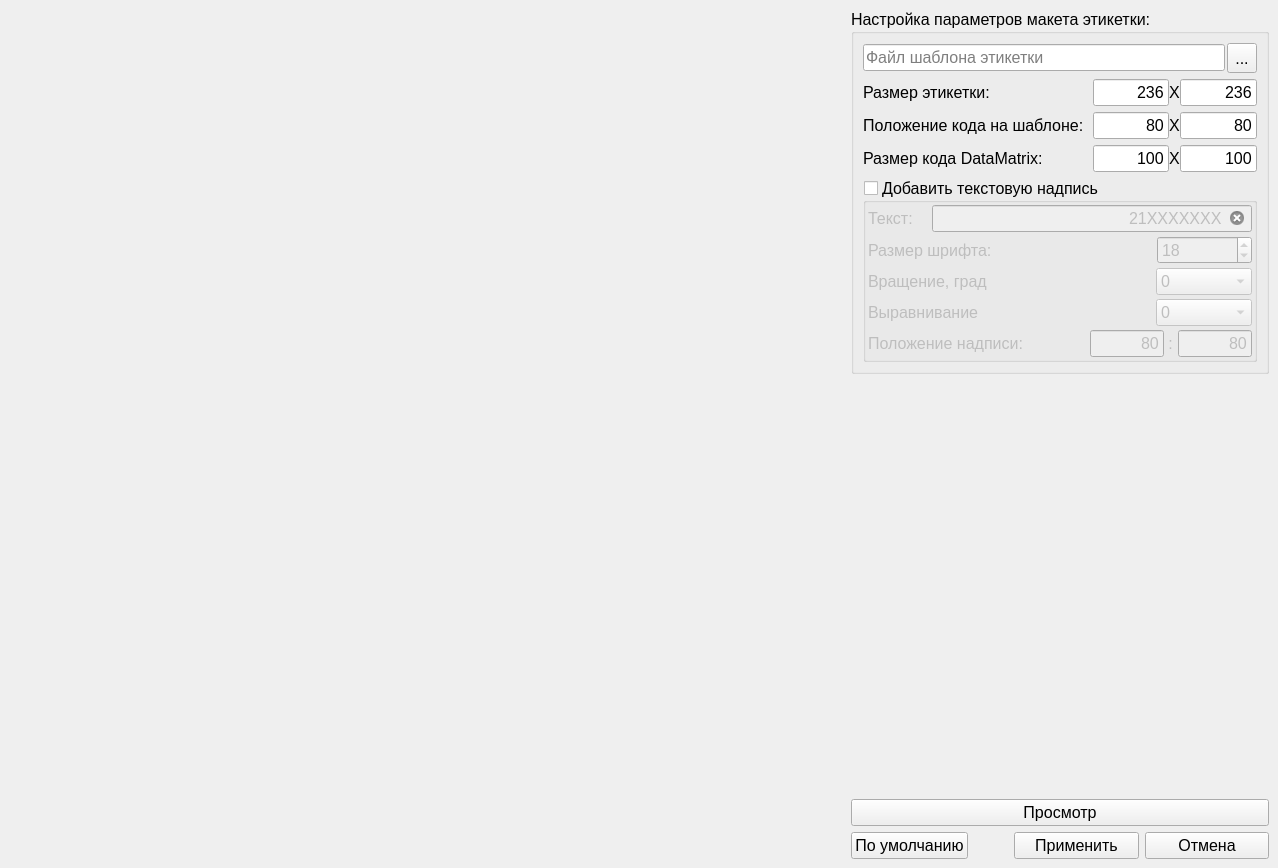
<?xml version="1.0" encoding="UTF-8"?>
<ui version="4.0">
 <class>LayoutWindow</class>
 <widget class="QMainWindow" name="LayoutWindow">
  <property name="windowModality">
   <enum>Qt::WindowModal</enum>
  </property>
  <property name="geometry">
   <rect>
    <x>0</x>
    <y>0</y>
    <width>1278</width>
    <height>868</height>
   </rect>
  </property>
  <property name="font">
   <font>
    <family>Segoe UI</family>
    <pointsize>12</pointsize>
   </font>
  </property>
  <property name="windowTitle">
   <string>Настройка параметров макета</string>
  </property>
  <widget class="QWidget" name="centralwidget">
   <layout class="QVBoxLayout" name="verticalLayout_2">
    <item>
     <layout class="QHBoxLayout" name="horizontalLayout" stretch="2,1">
      <item>
       <widget class="QLabel" name="lbImage">
        <property name="text">
         <string/>
        </property>
       </widget>
      </item>
      <item>
       <layout class="QVBoxLayout" name="verticalLayout">
        <item>
         <widget class="QGroupBox" name="gbBlank">
          <property name="title">
           <string>Настройка параметров макета этикетки:</string>
          </property>
          <layout class="QVBoxLayout" name="verticalLayout_4" stretch="0,0,0,0,0">
           <item>
            <layout class="QHBoxLayout" name="horizontalLayout_16" stretch="0,0">
             <property name="spacing">
              <number>2</number>
             </property>
             <property name="sizeConstraint">
              <enum>QLayout::SetDefaultConstraint</enum>
             </property>
             <property name="bottomMargin">
              <number>0</number>
             </property>
             <item>
              <widget class="QLineEdit" name="leBack">
               <property name="maxLength">
                <number>255</number>
               </property>
               <property name="placeholderText">
                <string>Файл шаблона этикетки</string>
               </property>
               <property name="clearButtonEnabled">
                <bool>false</bool>
               </property>
              </widget>
             </item>
             <item>
              <widget class="QToolButton" name="btnOpenBack">
               <property name="minimumSize">
                <size>
                 <width>30</width>
                 <height>30</height>
                </size>
               </property>
               <property name="text">
                <string>...</string>
               </property>
               <property name="icon">
                <iconset>
                 <normaloff>sources/img/add_box_3d.png</normaloff>sources/img/add_box_3d.png</iconset>
               </property>
              </widget>
             </item>
            </layout>
           </item>
           <item>
            <layout class="QHBoxLayout" name="horizontalLayout_32" stretch="3,1,0,1">
             <property name="spacing">
              <number>0</number>
             </property>
             <item>
              <widget class="QLabel" name="label_29">
               <property name="text">
                <string>Размер этикетки:</string>
               </property>
              </widget>
             </item>
             <item>
              <widget class="QLineEdit" name="leLabelWidth">
               <property name="enabled">
                <bool>true</bool>
               </property>
               <property name="inputMethodHints">
                <set>Qt::ImhDigitsOnly</set>
               </property>
               <property name="text">
                <string>236</string>
               </property>
               <property name="alignment">
                <set>Qt::AlignRight|Qt::AlignTrailing|Qt::AlignVCenter</set>
               </property>
              </widget>
             </item>
             <item>
              <widget class="QLabel" name="label_38">
               <property name="text">
                <string>X</string>
               </property>
              </widget>
             </item>
             <item>
              <widget class="QLineEdit" name="leLabelHeight">
               <property name="inputMethodHints">
                <set>Qt::ImhDigitsOnly</set>
               </property>
               <property name="text">
                <string>236</string>
               </property>
               <property name="alignment">
                <set>Qt::AlignRight|Qt::AlignTrailing|Qt::AlignVCenter</set>
               </property>
              </widget>
             </item>
            </layout>
           </item>
           <item>
            <layout class="QHBoxLayout" name="horizontalLayout_28" stretch="3,1,0,1">
             <property name="spacing">
              <number>0</number>
             </property>
             <item>
              <widget class="QLabel" name="label_27">
               <property name="text">
                <string>Положение кода на шаблоне:</string>
               </property>
              </widget>
             </item>
             <item>
              <widget class="QLineEdit" name="leLeft">
               <property name="enabled">
                <bool>true</bool>
               </property>
               <property name="inputMethodHints">
                <set>Qt::ImhDigitsOnly</set>
               </property>
               <property name="text">
                <string>80</string>
               </property>
               <property name="maxLength">
                <number>4</number>
               </property>
               <property name="alignment">
                <set>Qt::AlignRight|Qt::AlignTrailing|Qt::AlignVCenter</set>
               </property>
              </widget>
             </item>
             <item>
              <widget class="QLabel" name="label_32">
               <property name="text">
                <string>Х</string>
               </property>
              </widget>
             </item>
             <item>
              <widget class="QLineEdit" name="leTop">
               <property name="inputMethodHints">
                <set>Qt::ImhDigitsOnly</set>
               </property>
               <property name="text">
                <string>80</string>
               </property>
               <property name="alignment">
                <set>Qt::AlignRight|Qt::AlignTrailing|Qt::AlignVCenter</set>
               </property>
              </widget>
             </item>
            </layout>
           </item>
           <item>
            <layout class="QHBoxLayout" name="horizontalLayout_31" stretch="3,1,0,1">
             <property name="spacing">
              <number>0</number>
             </property>
             <item>
              <widget class="QLabel" name="label_28">
               <property name="text">
                <string>Размер кода DataMatrix:</string>
               </property>
              </widget>
             </item>
             <item>
              <widget class="QLineEdit" name="leWidth">
               <property name="enabled">
                <bool>true</bool>
               </property>
               <property name="inputMethodHints">
                <set>Qt::ImhDigitsOnly</set>
               </property>
               <property name="text">
                <string>100</string>
               </property>
               <property name="alignment">
                <set>Qt::AlignRight|Qt::AlignTrailing|Qt::AlignVCenter</set>
               </property>
              </widget>
             </item>
             <item>
              <widget class="QLabel" name="label_36">
               <property name="text">
                <string>X</string>
               </property>
              </widget>
             </item>
             <item>
              <widget class="QLineEdit" name="leHeight">
               <property name="inputMethodHints">
                <set>Qt::ImhDigitsOnly</set>
               </property>
               <property name="text">
                <string>100</string>
               </property>
               <property name="alignment">
                <set>Qt::AlignRight|Qt::AlignTrailing|Qt::AlignVCenter</set>
               </property>
              </widget>
             </item>
            </layout>
           </item>
           <item>
            <widget class="QGroupBox" name="cbText">
             <property name="title">
              <string>Добавить текстовую надпись</string>
             </property>
             <property name="checkable">
              <bool>true</bool>
             </property>
             <property name="checked">
              <bool>false</bool>
             </property>
             <layout class="QVBoxLayout" name="verticalLayout_10" stretch="0,0,0,0,0">
              <property name="spacing">
               <number>4</number>
              </property>
              <property name="leftMargin">
               <number>2</number>
              </property>
              <property name="topMargin">
               <number>2</number>
              </property>
              <property name="rightMargin">
               <number>2</number>
              </property>
              <property name="bottomMargin">
               <number>2</number>
              </property>
              <item>
               <layout class="QHBoxLayout" name="horizontalLayout_19" stretch="1,5">
                <property name="spacing">
                 <number>0</number>
                </property>
                <item>
                 <widget class="QLabel" name="label_14">
                  <property name="text">
                   <string>Текст:</string>
                  </property>
                 </widget>
                </item>
                <item>
                 <widget class="QLineEdit" name="leSampleText">
                  <property name="enabled">
                   <bool>false</bool>
                  </property>
                  <property name="text">
                   <string>21XXXXXXX</string>
                  </property>
                  <property name="maxLength">
                   <number>20</number>
                  </property>
                  <property name="alignment">
                   <set>Qt::AlignRight|Qt::AlignTrailing|Qt::AlignVCenter</set>
                  </property>
                  <property name="clearButtonEnabled">
                   <bool>true</bool>
                  </property>
                 </widget>
                </item>
               </layout>
              </item>
              <item>
               <layout class="QHBoxLayout" name="horizontalLayout_15" stretch="3,1">
                <item>
                 <widget class="QLabel" name="label_13">
                  <property name="text">
                   <string>Размер шрифта:</string>
                  </property>
                  <property name="alignment">
                   <set>Qt::AlignLeading|Qt::AlignLeft|Qt::AlignVCenter</set>
                  </property>
                 </widget>
                </item>
                <item>
                 <widget class="QSpinBox" name="sbFontSize">
                  <property name="enabled">
                   <bool>false</bool>
                  </property>
                  <property name="inputMethodHints">
                   <set>Qt::ImhDigitsOnly</set>
                  </property>
                  <property name="minimum">
                   <number>1</number>
                  </property>
                  <property name="maximum">
                   <number>48</number>
                  </property>
                  <property name="value">
                   <number>18</number>
                  </property>
                 </widget>
                </item>
               </layout>
              </item>
              <item>
               <layout class="QHBoxLayout" name="horizontalLayout_25" stretch="3,1">
                <property name="spacing">
                 <number>0</number>
                </property>
                <item>
                 <widget class="QLabel" name="label_19">
                  <property name="text">
                   <string>Вращение, град</string>
                  </property>
                 </widget>
                </item>
                <item>
                 <widget class="QComboBox" name="cbTextRotate">
                  <property name="layoutDirection">
                   <enum>Qt::LeftToRight</enum>
                  </property>
                  <property name="inputMethodHints">
                   <set>Qt::ImhDigitsOnly</set>
                  </property>
                  <item>
                   <property name="text">
                    <string extracomment="N">0</string>
                   </property>
                  </item>
                  <item>
                   <property name="text">
                    <string extracomment="R">90</string>
                   </property>
                  </item>
                  <item>
                   <property name="text">
                    <string extracomment="I">180</string>
                   </property>
                  </item>
                  <item>
                   <property name="text">
                    <string extracomment="B">270</string>
                   </property>
                  </item>
                 </widget>
                </item>
               </layout>
              </item>
              <item>
               <layout class="QHBoxLayout" name="horizontalLayout_26" stretch="3,1">
                <property name="spacing">
                 <number>0</number>
                </property>
                <item>
                 <widget class="QLabel" name="label_21">
                  <property name="text">
                   <string>Выравнивание</string>
                  </property>
                 </widget>
                </item>
                <item>
                 <widget class="QComboBox" name="cbTextAllign">
                  <property name="layoutDirection">
                   <enum>Qt::LeftToRight</enum>
                  </property>
                  <property name="inputMethodHints">
                   <set>Qt::ImhDigitsOnly</set>
                  </property>
                  <item>
                   <property name="text">
                    <string extracomment="N">0</string>
                   </property>
                  </item>
                  <item>
                   <property name="text">
                    <string extracomment="R">90</string>
                   </property>
                  </item>
                  <item>
                   <property name="text">
                    <string extracomment="I">180</string>
                   </property>
                  </item>
                  <item>
                   <property name="text">
                    <string extracomment="B">270</string>
                   </property>
                  </item>
                 </widget>
                </item>
               </layout>
              </item>
              <item>
               <layout class="QHBoxLayout" name="horizontalLayout_30" stretch="3,1,0,1">
                <property name="spacing">
                 <number>0</number>
                </property>
                <item>
                 <widget class="QLabel" name="label_25">
                  <property name="text">
                   <string>Положение надписи:</string>
                  </property>
                 </widget>
                </item>
                <item>
                 <widget class="QLineEdit" name="leTextLeft">
                  <property name="enabled">
                   <bool>false</bool>
                  </property>
                  <property name="inputMethodHints">
                   <set>Qt::ImhDigitsOnly</set>
                  </property>
                  <property name="text">
                   <string>80</string>
                  </property>
                  <property name="alignment">
                   <set>Qt::AlignRight|Qt::AlignTrailing|Qt::AlignVCenter</set>
                  </property>
                 </widget>
                </item>
                <item>
                 <widget class="QLabel" name="label_37">
                  <property name="text">
                   <string> : </string>
                  </property>
                 </widget>
                </item>
                <item>
                 <widget class="QLineEdit" name="leTextTop">
                  <property name="inputMethodHints">
                   <set>Qt::ImhDigitsOnly</set>
                  </property>
                  <property name="text">
                   <string>80</string>
                  </property>
                  <property name="alignment">
                   <set>Qt::AlignRight|Qt::AlignTrailing|Qt::AlignVCenter</set>
                  </property>
                 </widget>
                </item>
               </layout>
              </item>
             </layout>
            </widget>
           </item>
          </layout>
         </widget>
        </item>
        <item>
         <spacer name="verticalSpacer">
          <property name="orientation">
           <enum>Qt::Vertical</enum>
          </property>
          <property name="sizeHint" stdset="0">
           <size>
            <width>20</width>
            <height>40</height>
           </size>
          </property>
         </spacer>
        </item>
        <item>
         <widget class="QPushButton" name="btnPreView">
          <property name="text">
           <string>Просмотр</string>
          </property>
         </widget>
        </item>
        <item>
         <layout class="QHBoxLayout" name="horizontalLayout_3" stretch="0,0,1,1">
          <item>
           <widget class="QPushButton" name="btnDefault">
            <property name="enabled">
             <bool>true</bool>
            </property>
            <property name="text">
             <string>По умолчанию</string>
            </property>
           </widget>
          </item>
          <item>
           <spacer name="horizontalSpacer_2">
            <property name="orientation">
             <enum>Qt::Horizontal</enum>
            </property>
            <property name="sizeHint" stdset="0">
             <size>
              <width>40</width>
              <height>20</height>
             </size>
            </property>
           </spacer>
          </item>
          <item>
           <widget class="QPushButton" name="btnOk">
            <property name="text">
             <string>Применить</string>
            </property>
           </widget>
          </item>
          <item>
           <widget class="QPushButton" name="btnCancel">
            <property name="text">
             <string>Отмена</string>
            </property>
           </widget>
          </item>
         </layout>
        </item>
       </layout>
      </item>
     </layout>
    </item>
   </layout>
  </widget>
 </widget>
 <resources/>
 <connections/>
</ui>
